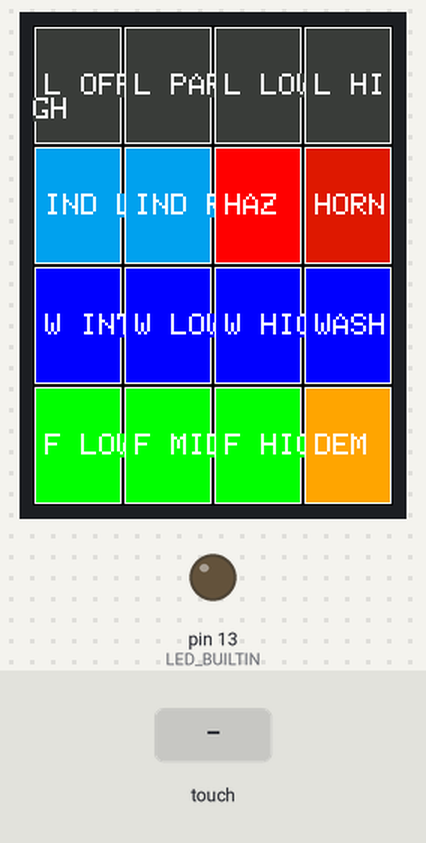
A sketch run on a simulated Arduino Uno, built with avr-gcc and run on an emulated ATmega328P. Shown: 240×320 colour display, output pins drawn as LEDs (lit = HIGH). The test bench sets the inputs (shaded band). What the sketch prints to the serial monitor is not drawn.

Above: at 1.56 s.
1.6 s: touch panel pressed at 13 % / 30 % of its raw x / y range
At 1.71 s:
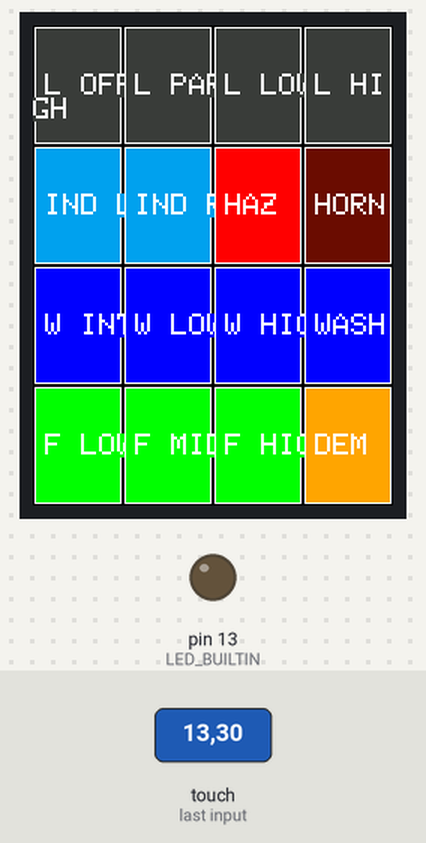
3.2 s: touch panel pressed at 13 % / 90 % of its raw x / y range
At 3.31 s:
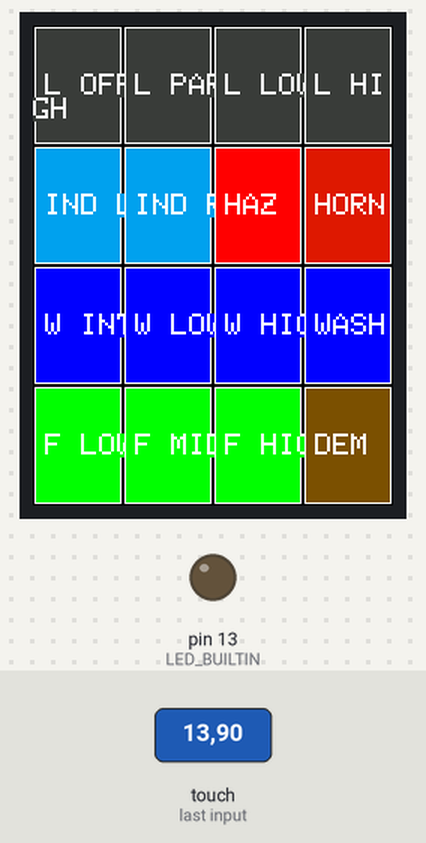
4.8 s: touch panel pressed at 13 % / 10 % of its raw x / y range
At 4.91 s:
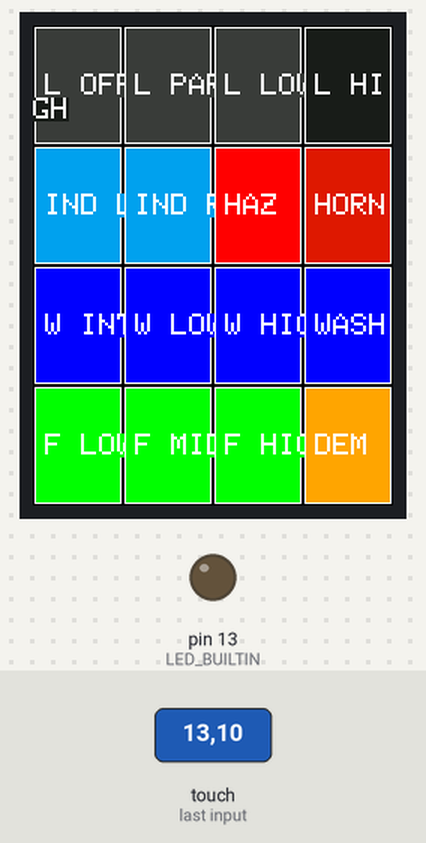
6.4 s: touch panel pressed at 38 % / 30 % of its raw x / y range
At 6.51 s:
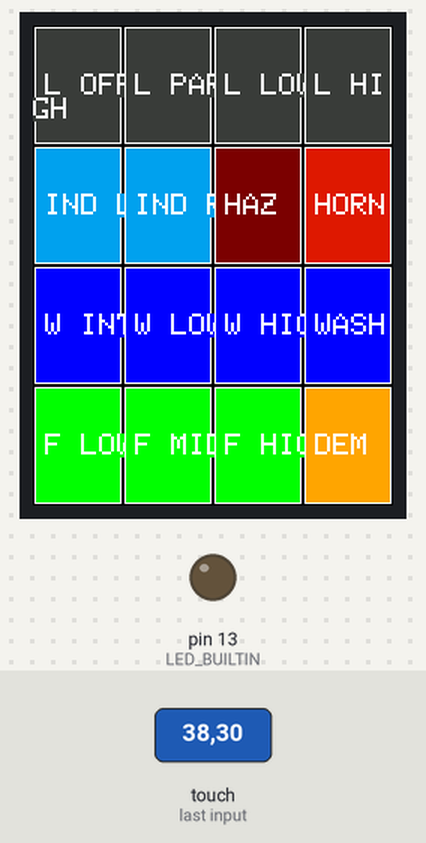
8.0 s: touch panel pressed at 38 % / 10 % of its raw x / y range
At 9.0 s:
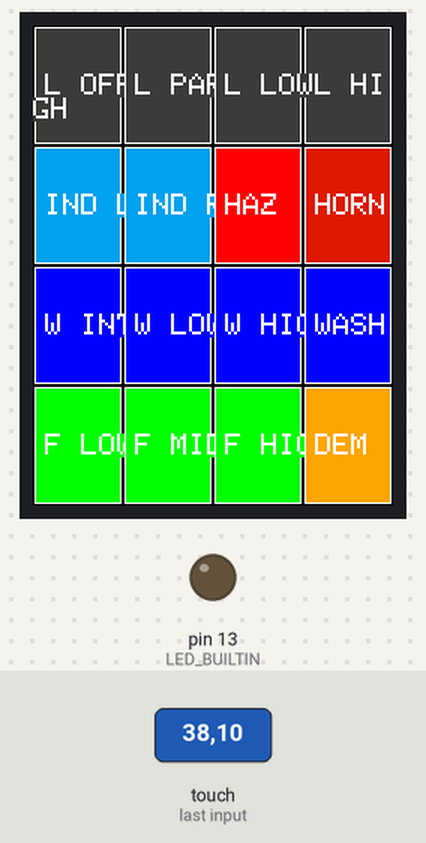
9.6 s: touch panel pressed at 62 % / 30 % of its raw x / y range
At 10.2 s:
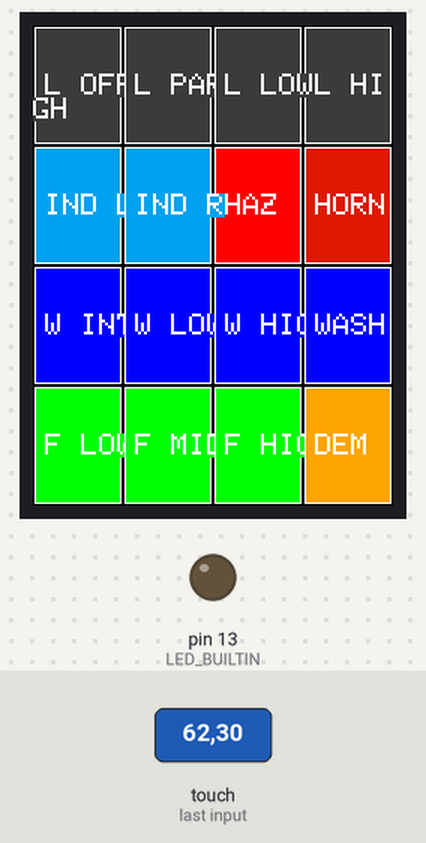
Timing chart, 0 to 12.2 s (numbered marks = the images above; inputs shaded):
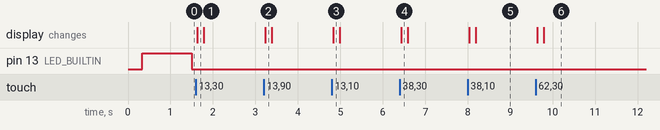

Measured:
- after the input at 1.6 s, the display: changes at once (image 1)
- after the input at 3.2 s, the display: changes at once (image 2)
- after the input at 4.8 s, the display: changes at once (image 3)
- after the input at 6.4 s, the display: changes at once (image 4)
- after the input at 8.0 s, the display: first changes at once (image 5 shows a later state)
- after the input at 9.6 s, the display: first changes at once (image 6 shows a later state)

The sketch:

input_cpu.ino
```cpp
#include <Arduino.h>
#include <MCUFRIEND_kbv.h>
#include <TouchScreen.h>

#include "protocol_v1.h"

namespace {
using namespace EllertProtocolV1;

enum CommandId : uint8_t {
    CMD_LIGHTS_OFF = 0,
    CMD_LIGHTS_PARK = 1,
    CMD_LIGHTS_LOW = 2,
    CMD_LIGHTS_HIGH = 3,
    CMD_IND_LEFT = 4,
    CMD_IND_RIGHT = 5,
    CMD_HAZARD = 6,
    CMD_HORN = 7,
    CMD_WIPER_INT = 8,
    CMD_WIPER_LOW = 9,
    CMD_WIPER_HIGH = 10,
    CMD_WASHER = 11,
    CMD_FAN_LOW = 12,
    CMD_FAN_MID = 13,
    CMD_FAN_HIGH = 14,
    CMD_DEMIST = 15
};

enum EventType : uint8_t {
    EVENT_NONE = 0,
    EVENT_PRESS = 1,
    EVENT_RELEASE = 2
};

struct ButtonDef {
    const char* label;
    uint8_t commandId;
    uint16_t color;
};

uint8_t gSeq = 0;
uint32_t gLastHeartbeatTxMs = 0;
uint32_t gLastInputTxMs = 0;
uint32_t gLastMasterHeartbeatMs = 0;
uint32_t gTouchChangedMs = 0;

Decoder gDecoder;

MCUFRIEND_kbv gTft;

// Typical 3.5" UNO shield resistive touch wiring.
const int XP = 8;
const int XM = A2;
const int YP = A3;
const int YM = 9;
TouchScreen gTouch(XP, YP, XM, YM, 300);

// TODO: Calibrate these values on your specific panel.
const int TS_MINX = 120;
const int TS_MAXX = 920;
const int TS_MINY = 70;
const int TS_MAXY = 900;
const int MINPRESSURE = 200;
const int MAXPRESSURE = 1000;
const uint8_t kScreenRotation = 0; // Portrait

const uint8_t kGridRows = 4;
const uint8_t kGridCols = 4;
const uint8_t kButtonCount = 16;

const ButtonDef kButtons[kButtonCount] = {
    {"L OFF", CMD_LIGHTS_OFF, 0x39E7},
    {"L PARK", CMD_LIGHTS_PARK, 0x39E7},
    {"L LOW", CMD_LIGHTS_LOW, 0x39E7},
    {"L HIGH", CMD_LIGHTS_HIGH, 0x39E7},
    {"IND L", CMD_IND_LEFT, 0x051D},
    {"IND R", CMD_IND_RIGHT, 0x051D},
    {"HAZ", CMD_HAZARD, 0xF800},
    {"HORN", CMD_HORN, 0xD8C0},
    {"W INT", CMD_WIPER_INT, 0x001F},
    {"W LOW", CMD_WIPER_LOW, 0x001F},
    {"W HIGH", CMD_WIPER_HIGH, 0x001F},
    {"WASH", CMD_WASHER, 0x001F},
    {"F LOW", CMD_FAN_LOW, 0x07E0},
    {"F MID", CMD_FAN_MID, 0x07E0},
    {"F HIGH", CMD_FAN_HIGH, 0x07E0},
    {"DEM", CMD_DEMIST, 0xFD20},
};

uint16_t gPressedMask = 0;
int8_t gStableTouchIndex = -1;
int8_t gRawTouchIndex = -1;

uint16_t darken565(uint16_t c) {
    uint8_t r = ((c >> 11) & 0x1F) / 2;
    uint8_t g = ((c >> 5) & 0x3F) / 2;
    uint8_t b = (c & 0x1F) / 2;
    return static_cast<uint16_t>((r << 11) | (g << 5) | b);
}

void drawButton(uint8_t index) {
    const int16_t w = gTft.width() / kGridCols;
    const int16_t h = gTft.height() / kGridRows;
    const int16_t row = static_cast<int16_t>(index / kGridCols);
    const int16_t col = static_cast<int16_t>(index % kGridCols);

    const int16_t x = col * w;
    const int16_t y = row * h;
    const bool pressed = (gPressedMask & (1u << index)) != 0;
    const uint16_t fillColor = pressed ? darken565(kButtons[index].color) : kButtons[index].color;

    gTft.fillRect(x + 2, y + 2, w - 4, h - 4, fillColor);
    gTft.drawRect(x + 1, y + 1, w - 2, h - 2, 0xFFFF);
    gTft.setTextColor(0xFFFF, fillColor);
    gTft.setTextSize(2);
    gTft.setCursor(x + 8, y + (h / 2) - 8);
    gTft.print(kButtons[index].label);
}

void drawGrid() {
    gTft.fillScreen(0x0000);
    for (uint8_t i = 0; i < kButtonCount; ++i) {
        drawButton(i);
    }
}

int8_t readTouchIndex() {
    TSPoint p = gTouch.getPoint();

    pinMode(XM, OUTPUT);
    pinMode(YP, OUTPUT);

    if (p.z < MINPRESSURE || p.z > MAXPRESSURE) {
        return -1;
    }

    const int16_t x = map(p.x, TS_MAXX, TS_MINX, 0, gTft.width());
    const int16_t y = map(p.y, TS_MINY, TS_MAXY, 0, gTft.height());
    if (x < 0 || y < 0 || x >= gTft.width() || y >= gTft.height()) {
        return -1;
    }

    const int16_t col = x / (gTft.width() / kGridCols);
    const int16_t row = y / (gTft.height() / kGridRows);
    const int16_t idx = row * kGridCols + col;
    if (idx < 0 || idx >= kButtonCount) {
        return -1;
    }
    return static_cast<int8_t>(idx);
}

void sendFrame(uint8_t type, const uint8_t* payload, uint8_t len) {
    uint8_t buffer[kMaxPayloadLen + kFrameOverhead];
    const size_t frameLen = encodeFrame(type, gSeq++, payload, len, buffer, sizeof(buffer));
    if (frameLen > 0) {
        Serial.write(buffer, frameLen);
    }
}

void sendHeartbeatIfDue() {
    const uint32_t now = millis();
    if (now - gLastHeartbeatTxMs < kHeartbeatMs) return;
    gLastHeartbeatTxMs = now;

    const uint8_t payload[1] = {1}; // Input CPU alive
    sendFrame(MSG_HEARTBEAT, payload, sizeof(payload));
}

void sendInputEvent(uint8_t commandId, uint8_t eventType) {
    uint8_t payload[5];
    payload[0] = 0; // flags
    payload[1] = static_cast<uint8_t>(gPressedMask & 0xFF);
    payload[2] = static_cast<uint8_t>((gPressedMask >> 8) & 0xFF);
    payload[3] = commandId;
    payload[4] = eventType;
    sendFrame(MSG_INPUT_STATE, payload, sizeof(payload));
}

void sendInputStateIfDue(uint8_t commandId, uint8_t eventType) {
    const uint32_t now = millis();
    if (now - gLastInputTxMs < 100) return;
    gLastInputTxMs = now;

    uint8_t payload[5];
    payload[0] = 0; // flags
    payload[1] = static_cast<uint8_t>(gPressedMask & 0xFF);
    payload[2] = static_cast<uint8_t>((gPressedMask >> 8) & 0xFF);
    payload[3] = commandId;
    payload[4] = eventType;
    sendFrame(MSG_INPUT_STATE, payload, sizeof(payload));
}

void pollMaster() {
    while (Serial.available() > 0) {
        const uint8_t b = static_cast<uint8_t>(Serial.read());
        Frame frame;
        if (!gDecoder.feed(b, frame)) continue;

        if (frame.type == MSG_HEARTBEAT) {
            gLastMasterHeartbeatMs = millis();
        }
    }
}

bool masterOnline() {
    return (millis() - gLastMasterHeartbeatMs) <= kNodeOfflineTimeoutMs;
}

void applyTouchStateMachine() {
    const int8_t touchNow = readTouchIndex();
    const uint32_t now = millis();

    if (touchNow != gRawTouchIndex) {
        gRawTouchIndex = touchNow;
        gTouchChangedMs = now;
        return;
    }

    if (now - gTouchChangedMs < 30) {
        return;
    }

    if (gStableTouchIndex == gRawTouchIndex) {
        return;
    }

    if (gStableTouchIndex >= 0) {
        const uint8_t oldIndex = static_cast<uint8_t>(gStableTouchIndex);
        gPressedMask &= static_cast<uint16_t>(~(1u << oldIndex));
        drawButton(oldIndex);
        sendInputEvent(kButtons[oldIndex].commandId, EVENT_RELEASE);
    }

    gStableTouchIndex = gRawTouchIndex;
    if (gStableTouchIndex >= 0) {
        const uint8_t newIndex = static_cast<uint8_t>(gStableTouchIndex);
        gPressedMask |= static_cast<uint16_t>(1u << newIndex);
        drawButton(newIndex);
        sendInputEvent(kButtons[newIndex].commandId, EVENT_PRESS);
    }
}

void updateStatusLed() {
    digitalWrite(LED_BUILTIN, masterOnline() ? HIGH : LOW);
}

} // namespace

void setup() {
    Serial.begin(115200);
    pinMode(LED_BUILTIN, OUTPUT);

    uint16_t id = gTft.readID();
    if (id == 0xD3D3 || id == 0x0000) {
        id = 0x9486;
    }
    gTft.begin(id);
    gTft.setRotation(kScreenRotation);
    drawGrid();
}

void loop() {
    pollMaster();
    applyTouchStateMachine();
    sendHeartbeatIfDue();
    sendInputStateIfDue(0xFF, EVENT_NONE);
    updateStatusLed();
}
```

protocol_v1.h
```cpp
#ifndef ELLERT_PROTOCOL_V1_H
#define ELLERT_PROTOCOL_V1_H

#include <stdint.h>
#include <stddef.h>

namespace EllertProtocolV1 {

static const uint8_t kProtocolVersion = 1;
static const uint8_t kSof = 0xAA;
static const uint8_t kMaxPayloadLen = 48;
static const uint8_t kFrameOverhead = 6; // sof, version, type, seq, len, crc8
static const uint32_t kHeartbeatMs = 500;
static const uint32_t kMasterStatusMs = 200;
static const uint32_t kNodeOfflineTimeoutMs = 1500;
static const uint8_t kStatusPayloadLen = 18;

enum GearCode : uint8_t {
    GEAR_P = 0,
    GEAR_R = 1,
    GEAR_N = 2,
    GEAR_D = 3,
    GEAR_UNKNOWN = 255
};

enum StatusIndicatorBits : uint8_t {
    IND_LEFT = 1 << 0,
    IND_RIGHT = 1 << 1,
    IND_HAZARD = 1 << 2
};

enum StatusLightBits : uint8_t {
    LIGHT_DRL = 1 << 0,
    LIGHT_NEAR = 1 << 1,
    LIGHT_HIGH = 1 << 2,
    LIGHT_BRAKE = 1 << 3
};

enum MessageType : uint8_t {
    MSG_HEARTBEAT = 0x01,
    MSG_INPUT_STATE = 0x10,
    MSG_STATUS_SNAPSHOT = 0x20,
    MSG_ACK = 0x7F
};

struct FrameHeader {
    uint8_t sof;
    uint8_t version;
    uint8_t type;
    uint8_t seq;
    uint8_t len;
};

struct Frame {
    uint8_t type;
    uint8_t seq;
    uint8_t len;
    uint8_t payload[kMaxPayloadLen];
};

inline uint8_t crc8(const uint8_t* data, size_t len) {
    uint8_t crc = 0x00;
    for (size_t i = 0; i < len; ++i) {
        crc ^= data[i];
        for (uint8_t bit = 0; bit < 8; ++bit) {
            if (crc & 0x80) {
                crc = static_cast<uint8_t>((crc << 1) ^ 0x07);
            } else {
                crc <<= 1;
            }
        }
    }
    return crc;
}

inline size_t encodeFrame(
    uint8_t type,
    uint8_t seq,
    const uint8_t* payload,
    uint8_t len,
    uint8_t* outBuffer,
    size_t outSize) {
    if (len > kMaxPayloadLen) return 0;
    const size_t frameLen = static_cast<size_t>(len) + kFrameOverhead;
    if (outSize < frameLen) return 0;

    outBuffer[0] = kSof;
    outBuffer[1] = kProtocolVersion;
    outBuffer[2] = type;
    outBuffer[3] = seq;
    outBuffer[4] = len;
    for (uint8_t i = 0; i < len; ++i) {
        outBuffer[5 + i] = payload[i];
    }
    outBuffer[5 + len] = crc8(&outBuffer[1], static_cast<size_t>(4 + len));
    return frameLen;
}

class Decoder {
public:
    Decoder() { reset(); }

    void reset() {
        state_ = 0;
        expectedPayloadLen_ = 0;
        payloadIndex_ = 0;
        checksum_ = 0;
        frame_.type = 0;
        frame_.seq = 0;
        frame_.len = 0;
    }

    bool feed(uint8_t byte, Frame& outFrame) {
        switch (state_) {
            case 0: // SOF
                if (byte == kSof) {
                    state_ = 1;
                    checksum_ = 0;
                }
                return false;

            case 1: // version
                if (byte != kProtocolVersion) {
                    reset();
                    return false;
                }
                checksum_ = crc8Step(checksum_, byte);
                state_ = 2;
                return false;

            case 2: // type
                frame_.type = byte;
                checksum_ = crc8Step(checksum_, byte);
                state_ = 3;
                return false;

            case 3: // seq
                frame_.seq = byte;
                checksum_ = crc8Step(checksum_, byte);
                state_ = 4;
                return false;

            case 4: // len
                if (byte > kMaxPayloadLen) {
                    reset();
                    return false;
                }
                frame_.len = byte;
                expectedPayloadLen_ = byte;
                payloadIndex_ = 0;
                checksum_ = crc8Step(checksum_, byte);
                state_ = expectedPayloadLen_ == 0 ? 6 : 5;
                return false;

            case 5: // payload
                frame_.payload[payloadIndex_++] = byte;
                checksum_ = crc8Step(checksum_, byte);
                if (payloadIndex_ >= expectedPayloadLen_) {
                    state_ = 6;
                }
                return false;

            case 6: // crc
                if (byte == checksum_) {
                    outFrame = frame_;
                    reset();
                    return true;
                }
                reset();
                return false;

            default:
                reset();
                return false;
        }
    }

private:
    static uint8_t crc8Step(uint8_t crc, uint8_t data) {
        crc ^= data;
        for (uint8_t bit = 0; bit < 8; ++bit) {
            if (crc & 0x80) {
                crc = static_cast<uint8_t>((crc << 1) ^ 0x07);
            } else {
                crc <<= 1;
            }
        }
        return crc;
    }

    uint8_t state_;
    uint8_t expectedPayloadLen_;
    uint8_t payloadIndex_;
    uint8_t checksum_;
    Frame frame_;
};

} // namespace EllertProtocolV1

#endif
```
